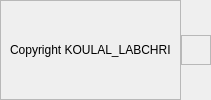
        <widget class="QWidget" name="FooterContainer" native="true">
         <layout class="QHBoxLayout" name="horizontalLayout_11">
          <property name="spacing">
           <number>0</number>
          </property>
          <property name="leftMargin">
           <number>0</number>
          </property>
          <property name="topMargin">
           <number>0</number>
          </property>
          <property name="rightMargin">
           <number>0</number>
          </property>
          <property name="bottomMargin">
           <number>0</number>
          </property>
          <item>
           <widget class="QFrame" name="frame_10">
            <property name="frameShape">
             <enum>QFrame::StyledPanel</enum>
            </property>
            <property name="frameShadow">
             <enum>QFrame::Raised</enum>
            </property>
            <layout class="QHBoxLayout" name="horizontalLayout_12">
             <item>
              <widget class="QLabel" name="label_15">
               <property name="text">
                <string>Copyright KOULAL_LABCHRI</string>
               </property>
              </widget>
             </item>
            </layout>
           </widget>
          </item>
          <item>
           <widget class="QFrame" name="SizeGrip">
            <property name="minimumSize">
             <size>
              <width>30</width>
              <height>30</height>
             </size>
            </property>
            <property name="maximumSize">
             <size>
              <width>30</width>
              <height>30</height>
             </size>
            </property>
            <property name="frameShape">
             <enum>QFrame::StyledPanel</enum>
            </property>
            <property name="frameShadow">
             <enum>QFrame::Raised</enum>
            </property>
           </widget>
          </item>
         </layout>
        </widget>
